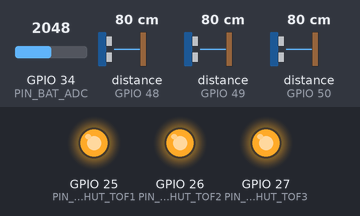
Recording of a sketch running on a simulated ESP32. Shown: output pins drawn as LEDs (lit = HIGH). The inputs (shaded band) are chosen by the test bench; at power-on: GPIO 34 (PIN_BAT_ADC) = 2048, distance to the obstacle (sensors on GPIO 48, GPIO 49, GPIO 50) 80 cm (analog values on the 0–4095 scale). WiFi joins after 1.5 s; servers stay silent unless stated; uploads are accepted with an empty reply; what the sketch prints to the serial monitor is not drawn. At 3.0 s the program puts the board to deep sleep or switches it off; the recording ends there.

Above: at 0.3 s.
Timing chart, 0 to 1.8 s (numbered marks = the images above):
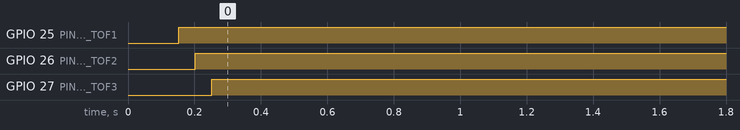

The sketch:

isu_tronik_v2.ino
```cpp
/**
 * =============================================================
 *  ISU TRONIK - Integrated Sensor Unit
 *  Firmware v2.0 (MVP Wi-Fi)
 * =============================================================
 *  Plataforma : ESP32 DOIT DevKit V1
 *  Sensores   : 3x VL53L0X (ToF) + MPU6050 (wake-on-impact)
 *  Comunicacao: HTTP POST via Wi-Fi
 *  Energia    : 18650 externa + deep sleep
 * =============================================================
 *
 *  BIBLIOTECAS NECESSARIAS (Arduino IDE Library Manager):
 *    - ArduinoJson       (por Benoit Blanchon)
 *    - Adafruit VL53L0X  (por Adafruit)
 *    - Adafruit MPU6050  (por Adafruit)
 *    - Adafruit Unified Sensor
 *
 *  Bibliotecas do core ESP32:
 *    - WiFi
 *    - HTTPClient
 *
 *  PLACA no Arduino IDE:
 *    DOIT ESP32 DEVKIT V1 ou ESP32 Dev Module
 *
 *  IMPORTANTE:
 *    - Edite Wi-Fi, URL do backend e IDs no bloco de configuracao.
 *    - Ciclo: wake -> ler -> conectar Wi-Fi -> POST -> dormir.
 */

#include <Arduino.h>
#include <Wire.h>
#include <math.h>

// --- Wi-Fi / HTTP ------------------------------------------------
#include <WiFi.h>
#include <WiFiClientSecure.h>
#include <HTTPClient.h>

// --- Sensores ----------------------------------------------------
#include <Adafruit_VL53L0X.h>
#include <Adafruit_MPU6050.h>
#include <Adafruit_Sensor.h>

// --- JSON --------------------------------------------------------
#include <ArduinoJson.h>

// =============================================================
//  CONFIGURACAO DO USUARIO - EDITE AQUI
// =============================================================

// --- Identificacao do dispositivo ---
static const int SENSOR_ID  = 1;   // ID do sensor no banco da dashboard
static const int COLETOR_ID = 3;   // ID do coletor associado
static const char* API_KEY  = "tronik-isu-mvp-2026";  // chave simples

// --- Wi-Fi do MVP ---
static const char* WIFI_SSID = "SEU_WIFI";
static const char* WIFI_PASS = "SUA_SENHA";
static const uint32_t WIFI_TIMEOUT_MS = 20000;

// --- Backend da dashboard ---
static const char* SERVER_URL = "https://seu-servidor.railway.app/api/sensor/telemetria";
static const bool  TLS_INSECURE_FOR_MVP = true;  // MVP: ignora validacao de certificado

// --- Timing / geometria ---
static const uint32_t SLEEP_MINUTES       = 30;     // wake periodico
static const float    CONTAINER_HEIGHT_MM = 500.0f; // altura interna do coletor

// --- Pinos ESP32 DOIT DevKit V1 ---
static const int PIN_SDA = 21;
static const int PIN_SCL = 19;

// GPIOs digitais para ligar os 3 VL53L0X sequencialmente via XSHUT
static const int PIN_XSHUT_TOF1 = 25;
static const int PIN_XSHUT_TOF2 = 26;
static const int PIN_XSHUT_TOF3 = 27;

// GPIO33 e um pino RTC, adequado para wake por ext0 no deep sleep
static const int PIN_MPU_INT = 33;

// GPIO34 e somente entrada. Use divisor resistivo externo para medir 18650.
static const int PIN_BAT_ADC = 34;

// --- Enderecos I2C dos ToF atribuidos em runtime ---
static const uint8_t TOF_ADDR1 = 0x30;
static const uint8_t TOF_ADDR2 = 0x31;
static const uint8_t TOF_ADDR3 = 0x32;

// =============================================================
//  OBJETOS GLOBAIS
// =============================================================

Adafruit_VL53L0X tof1 = Adafruit_VL53L0X();
Adafruit_VL53L0X tof2 = Adafruit_VL53L0X();
Adafruit_VL53L0X tof3 = Adafruit_VL53L0X();

Adafruit_MPU6050 mpu;

// =============================================================
//  UTILITARIOS
// =============================================================

static inline float clampf(float x, float lo, float hi) {
    return (x < lo) ? lo : (x > hi) ? hi : x;
}

static float median3(float a, float b, float c) {
    if (a > b) { float t = a; a = b; b = t; }
    if (b > c) { float t = b; b = c; c = t; }
    if (a > b) { float t = a; a = b; b = t; }
    return b;
}

static float read_battery_percent() {
    uint32_t raw = 0;
    for (int i = 0; i < 16; i++) {
        raw += analogRead(PIN_BAT_ADC);
    }
    raw /= 16;

    // Divisor externo 100k/100k: Vbat = ADC * 2 * 3.3 / 4095.
    float voltage = (float)raw / 4095.0f * 3.3f * 2.0f;
    float pct = (voltage - 3.0f) / (4.2f - 3.0f) * 100.0f;
    return clampf(pct, 0.0f, 100.0f);
}

// =============================================================
//  INICIALIZACAO DOS VL53L0X COM ENDERECOS DISTINTOS
// =============================================================

static bool init_tof_sensors() {
    pinMode(PIN_XSHUT_TOF1, OUTPUT);
    pinMode(PIN_XSHUT_TOF2, OUTPUT);
    pinMode(PIN_XSHUT_TOF3, OUTPUT);

    digitalWrite(PIN_XSHUT_TOF1, LOW);
    digitalWrite(PIN_XSHUT_TOF2, LOW);
    digitalWrite(PIN_XSHUT_TOF3, LOW);
    delay(50);

    digitalWrite(PIN_XSHUT_TOF1, HIGH);
    delay(50);
    if (!tof1.begin(TOF_ADDR1)) {
        Serial.println("[ToF1] FALHA na inicializacao");
        return false;
    }
    Serial.printf("[ToF1] VL53L0X OK em 0x%02X\n", TOF_ADDR1);

    digitalWrite(PIN_XSHUT_TOF2, HIGH);
    delay(50);
    if (!tof2.begin(TOF_ADDR2)) {
        Serial.println("[ToF2] FALHA na inicializacao");
        return false;
    }
    Serial.printf("[ToF2] VL53L0X OK em 0x%02X\n", TOF_ADDR2);

    digitalWrite(PIN_XSHUT_TOF3, HIGH);
    delay(50);
    if (!tof3.begin(TOF_ADDR3)) {
        Serial.println("[ToF3] FALHA na inicializacao");
        return false;
    }
    Serial.printf("[ToF3] VL53L0X OK em 0x%02X\n", TOF_ADDR3);

    return true;
}

// =============================================================
//  LEITURA DE NIVEL (MULTI-PONTO COM MEDIANA)
// =============================================================

struct NivelLeitura {
    float porcentagem;     // 0.0 a 100.0
    float distancias[3];   // distancias brutas em mm
    bool  valida;
};

static float ler_distancia_mm(Adafruit_VL53L0X& sensor) {
    VL53L0X_RangingMeasurementData_t measure;
    sensor.rangingTest(&measure, false);

    if (measure.RangeStatus == 4) {
        return -1.0f;  // leitura invalida (fora de alcance)
    }
    return (float)measure.RangeMilliMeter;
}

static NivelLeitura medir_nivel() {
    NivelLeitura resultado;
    resultado.valida = false;

    const int BURST = 5;
    float buf[BURST];

    for (int s = 0; s < 3; s++) {
        Adafruit_VL53L0X* sensor;
        if (s == 0) sensor = &tof1;
        else if (s == 1) sensor = &tof2;
        else sensor = &tof3;

        int validas = 0;
        for (int i = 0; i < BURST; i++) {
            float d = ler_distancia_mm(*sensor);
            if (d > 0) {
                buf[validas++] = d;
            }
            delay(30);
        }

        if (validas >= 3) {
            for (int i = 1; i < validas; i++) {
                float key = buf[i];
                int j = i - 1;
                while (j >= 0 && buf[j] > key) {
                    buf[j + 1] = buf[j];
                    j--;
                }
                buf[j + 1] = key;
            }
            resultado.distancias[s] = buf[validas / 2];
        } else if (validas > 0) {
            resultado.distancias[s] = buf[0];
        } else {
            resultado.distancias[s] = -1.0f;
        }
    }

    float dists_validas[3];
    int n_validas = 0;
    for (int i = 0; i < 3; i++) {
        if (resultado.distancias[i] > 0) {
            dists_validas[n_validas++] = resultado.distancias[i];
        }
    }

    float distancia_final;
    if (n_validas == 3) {
        distancia_final = median3(dists_validas[0], dists_validas[1], dists_validas[2]);
        resultado.valida = true;
    } else if (n_validas == 2) {
        distancia_final = (dists_validas[0] + dists_validas[1]) / 2.0f;
        resultado.valida = true;
    } else if (n_validas == 1) {
        distancia_final = dists_validas[0];
        resultado.valida = true;
    } else {
        resultado.porcentagem = -1.0f;
        return resultado;
    }

    float fill = (CONTAINER_HEIGHT_MM - distancia_final) / CONTAINER_HEIGHT_MM * 100.0f;
    resultado.porcentagem = clampf(fill, 0.0f, 100.0f);

    return resultado;
}

// =============================================================
//  WI-FI / HTTP
// =============================================================

static bool conectar_wifi() {
    WiFi.mode(WIFI_STA);
    WiFi.begin(WIFI_SSID, WIFI_PASS);

    Serial.printf("[WiFi] Conectando em %s", WIFI_SSID);
    uint32_t start = millis();
    while (WiFi.status() != WL_CONNECTED && (millis() - start < WIFI_TIMEOUT_MS)) {
        delay(500);
        Serial.print(".");
    }
    Serial.println();

    if (WiFi.status() != WL_CONNECTED) {
        Serial.println("[WiFi] FALHA conexao");
        return false;
    }

    Serial.print("[WiFi] Conectado. IP: ");
    Serial.println(WiFi.localIP());
    return true;
}

static bool enviar_telemetria(const NivelLeitura& nivel, float bateria, const char* motivo_wake) {
    StaticJsonDocument<512> doc;
    doc["api_key"]              = API_KEY;
    doc["sensor_id"]            = SENSOR_ID;
    doc["coletor_id"]           = COLETOR_ID;
    doc["nivel_preenchimento"]  = roundf(nivel.porcentagem * 10.0f) / 10.0f;
    doc["bateria"]              = roundf(bateria * 10.0f) / 10.0f;
    doc["wake_reason"]          = motivo_wake;
    doc["wifi_rssi"]            = WiFi.RSSI();

    JsonArray arr = doc.createNestedArray("leituras_tof");
    for (int i = 0; i < 3; i++) {
        arr.add(roundf(nivel.distancias[i] * 10.0f) / 10.0f);
    }

    char payload[512];
    size_t len = serializeJson(doc, payload, sizeof(payload));

    Serial.printf("[HTTP] Enviando %d bytes para %s\n", (int)len, SERVER_URL);

    HTTPClient http;
    WiFiClientSecure secure_client;
    WiFiClient plain_client;

    bool is_https = strncmp(SERVER_URL, "https://", 8) == 0;
    bool began = false;

    if (is_https) {
        if (TLS_INSECURE_FOR_MVP) {
            secure_client.setInsecure();
        }
        began = http.begin(secure_client, SERVER_URL);
    } else {
        began = http.begin(plain_client, SERVER_URL);
    }

    if (!began) {
        Serial.println("[HTTP] FALHA ao iniciar cliente");
        return false;
    }

    http.addHeader("Content-Type", "application/json");
    int code = http.POST((uint8_t*)payload, len);
    Serial.printf("[HTTP] Status: %d\n", code);
    http.end();

    return (code >= 200 && code < 300);
}

static void desligar_wifi() {
    WiFi.disconnect(true);
    WiFi.mode(WIFI_OFF);
    Serial.println("[WiFi] Desligado");
}

// =============================================================
//  MPU6050: CONFIGURAR WAKE-ON-MOTION
// =============================================================

static bool init_mpu_wakeup() {
    if (!mpu.begin()) {
        Serial.println("[MPU6050] FALHA");
        return false;
    }

    mpu.setHighPassFilter(MPU6050_HIGHPASS_0_63_HZ);
    mpu.setMotionDetectionThreshold(40);
    mpu.setMotionDetectionDuration(20);
    mpu.setMotionInterrupt(true);

    Serial.println("[MPU6050] Wake-on-motion configurado");
    return true;
}

// =============================================================
//  DEEP SLEEP
// =============================================================

static void entrar_deep_sleep() {
    uint64_t sleep_us = (uint64_t)SLEEP_MINUTES * 60ULL * 1000000ULL;

    esp_sleep_enable_timer_wakeup(sleep_us);
    esp_sleep_enable_ext0_wakeup((gpio_num_t)PIN_MPU_INT, HIGH);

    Serial.printf("[Sleep] Dormindo por %d minutos (ou impacto)...\n", SLEEP_MINUTES);
    Serial.flush();

    esp_deep_sleep_start();
}

static const char* razao_wake() {
    esp_sleep_wakeup_cause_t cause = esp_sleep_get_wakeup_cause();
    switch (cause) {
        case ESP_SLEEP_WAKEUP_TIMER:   return "timer";
        case ESP_SLEEP_WAKEUP_EXT0:    return "impacto";
        default:                       return "boot";
    }
}

// =============================================================
//  SETUP (executa a cada wake)
// =============================================================

void setup() {
    Serial.begin(115200);
    delay(100);

    const char* motivo = razao_wake();
    Serial.printf("\n=== ISU TRONIK v2.0 Wi-Fi | Wake: %s ===\n", motivo);

    Wire.begin(PIN_SDA, PIN_SCL);
    analogReadResolution(12);

    float bateria = read_battery_percent();
    Serial.printf("[Bateria] %.1f%%\n", bateria);

    if (bateria < 5.0f) {
        Serial.println("[ALERTA] Bateria critica! Dormindo...");
        entrar_deep_sleep();
        return;
    }

    bool tof_ok = init_tof_sensors();
    NivelLeitura nivel;

    if (tof_ok) {
        nivel = medir_nivel();
        if (nivel.valida) {
            Serial.printf("[Nivel] %.1f%% (d1=%.0f d2=%.0f d3=%.0f mm)\n",
                nivel.porcentagem,
                nivel.distancias[0], nivel.distancias[1], nivel.distancias[2]);
        } else {
            Serial.println("[Nivel] Leitura invalida");
        }
    } else {
        Serial.println("[ToF] Falha nos sensores - enviando erro");
        nivel.valida = false;
        nivel.porcentagem = -1.0f;
        nivel.distancias[0] = nivel.distancias[1] = nivel.distancias[2] = -1.0f;
    }

    bool enviado = false;
    if (conectar_wifi()) {
        enviado = enviar_telemetria(nivel, bateria, motivo);
        if (enviado) {
            Serial.println("[OK] Telemetria enviada com sucesso");
        } else {
            Serial.println("[ERRO] Falha no envio - tentara no proximo ciclo");
        }
        desligar_wifi();
    } else {
        Serial.println("[ERRO] Falha no Wi-Fi - tentara no proximo ciclo");
    }

    init_mpu_wakeup();
    entrar_deep_sleep();
}

void loop() {
    // Nao utilizado. O ESP32 reinicia pelo setup() a cada wake.
}
```

Measured:
- by itself, GPIO 25 (PIN_XSHUT_TOF1): LOW → HIGH at 0.15 s
- by itself, GPIO 26 (PIN_XSHUT_TOF2): LOW → HIGH at 0.20 s
- by itself, GPIO 27 (PIN_XSHUT_TOF3): LOW → HIGH at 0.25 s
